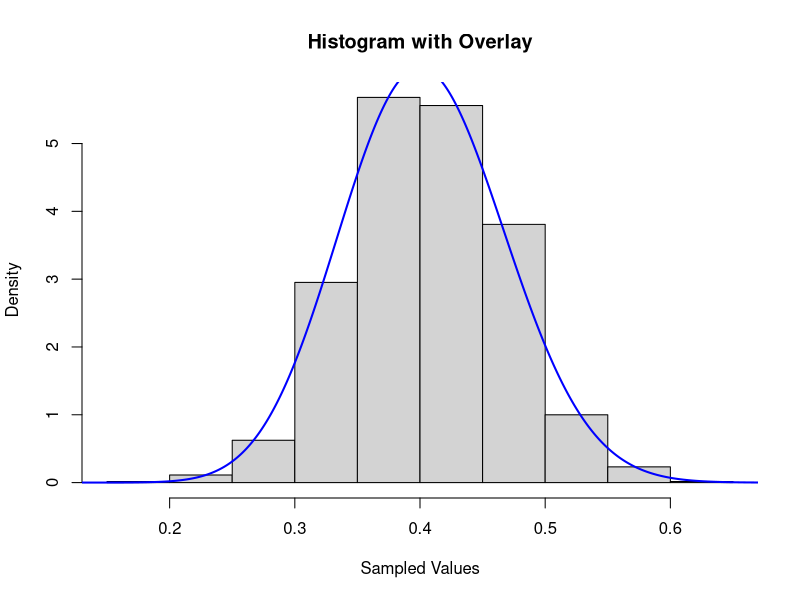

Reproduce this figure in R.
## ---- chunk 1
target <- function(x) { #creating our target distribution
  x^(3-1)*(1-x)^(4-1) * x^20*(1-x)^(50-20)
}
## ---- chunk 2
metropolis_step <- function(x, sigma) {
  proposed_x <- rbeta(1, shape1 = 1, shape2 = 1) #uninformative! equivalent to a uniform(0,1)
  accept_prob <- min(1, target(proposed_x) / target(x))
  u <- runif(1)
  if(u <= accept_prob) {
    value <- proposed_x
    accepted <- TRUE
  } else {
    value <- x
    accepted <- FALSE
  }
  out <- data.frame(value = value, accepted = accepted) #only accepted values allowed
  out
}
## ---- chunk 3
#does certain conditions such as burnin, lag, and the variance

metropolis_sampler <- function(initial_value, 
                               n = 2500, 
                               sigma = 1, 
                               burnin = 500, #burn in deletes the first n samples: helps with issue
                               lag = 5) { 
  
  results <- list()
  current_state <- initial_value
  for(i in 1:burnin) {
    out <- metropolis_step(current_state, sigma)
    current_state <- out$value
  }
  for(i in 1:n) {
    for(j in 1:lag) {
      out <- metropolis_step(current_state, sigma)
      current_state <- out$value
    }
    results[[i]] <- out
  }
  results <- do.call(rbind, results)
  results
}
## ---- chunk 4
set.seed(1234)
out <- metropolis_sampler(initial_value = 0)

#building pdf beta
x <- seq(0, 1, length.out = 10000)
pdf <- dbeta(x, shape1 = 23, shape2 = 34)

#plot histogram of sampled values
hist(out$value, freq = FALSE, main = "Histogram with Overlay",
     xlab = "Sampled Values", ylab = "Density")

#overlay Beta distribution PDF
lines(x, pdf, col = "blue", lwd = 2)
